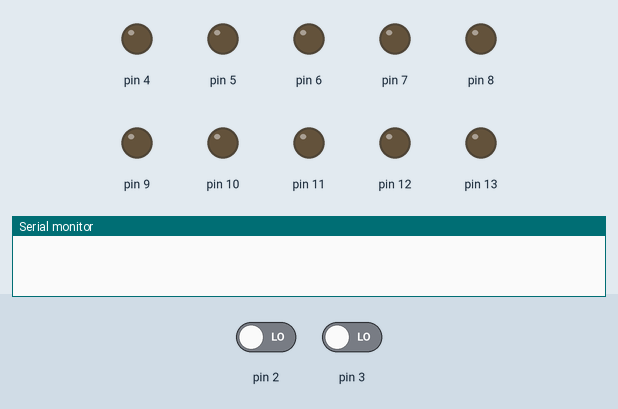
This sketch was run on a simulated Arduino Uno, built with avr-gcc and run on an emulated ATmega328P. On the bench: output pins drawn as LEDs (lit = HIGH), the last lines printed to the serial monitor. The inputs (shaded band) are chosen by the test bench; at power-on: pin 2 LOW, pin 3 LOW.

Above: at 1.2 s.
1.3 s: pin 2 driven HIGH
At 3.1 s:
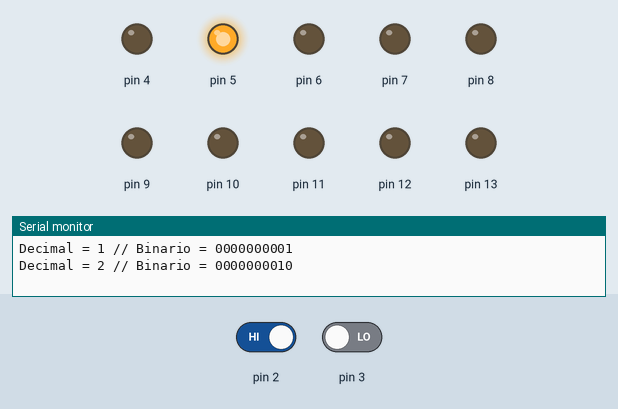
At 4.1 s:
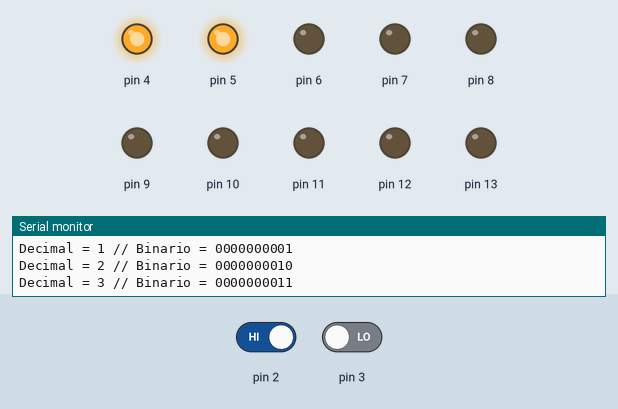
4.3 s: pin 3 driven HIGH
At 5.1 s:
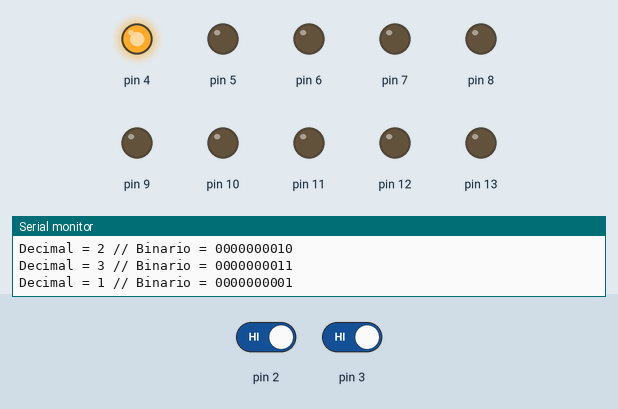
Timing chart, 0 to 25.3 s (numbered marks = the images above; inputs shaded):
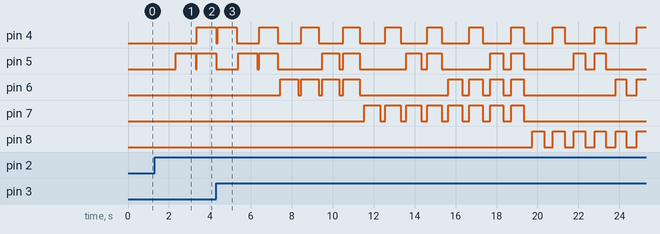

The sketch:

TP_01.ino
```cpp
// C++ code
//

#define TAM 10
#define NARANJA 4
#define BLANCO 13

//VARIABLES MILLIS.
unsigned long tiempoAhora1;
unsigned long tiempoAhora2;
unsigned long tiempo2 = 0;
unsigned long tiempo1 = 0;

void setup()
{
  Serial.begin(9600);

  for (int i = NARANJA; i < BLANCO + 1; i++)
  {
    pinMode(i, OUTPUT);
  }
  tiempoAhora1 = millis();
  tiempoAhora2 = millis();

  pinMode(3, INPUT);
  pinMode(2, INPUT);
}

// FUNCIONES
//-----------------------------------------------------------------
// ESTA FUNCION CONVIERTE UN NUMERO DECIMAL EN NUMERO BINARIO.
void decimalAbinario(int decimal, int array[], int tamanio)
{
  int numeroBinario;
  int ultimoIndice = tamanio - 1;

  while (decimal > 0)
  {
    numeroBinario = decimal % 2;
    decimal /= 2;
    array[ultimoIndice] = numeroBinario;
    ultimoIndice--;
  }
}
// FUNCION PARA MOSTRAR LOS NUMEROS DECIMALES Y BINARIOS.
void mostrarDecimalBinario(int decimal, int binario[], int tamanio)
{
  Serial.print("Decimal = ");
  Serial.print(decimal);

  Serial.print(" // Binario = ");

  for (int i = 0; i < tamanio; i++)
  {
    Serial.print(binario[i]);
  }
  Serial.println(" ");
}
// ESTA FUNCION APAGA TODOS LOS LEDS DEL CIRCUITO.
void apagarLeds()
{
  for (int i = NARANJA; i < BLANCO + 1; i++)
  {
    digitalWrite(i, LOW);
  }
}
// FUNCION PARA CARGAR ARRAY DE LEDS.
void cargarArrays(int array[], int tam)
{
  int j = 4;
  int flag = 0;
  if (flag == 0)
  {
    for (int i = tam - 1; i > -1; i--)
    {
      array[i] = j;
      j++;
    }
    flag = 1;
  }
}
// FUNCION PARA LLENAR LOS ESPACIOS DEL ARRAY CON 0.
void rellenarArrays(int binario[], int tam)
{
  for (int i = 0; tam > i; i++)
  {
    if (binario[i] != 1)
    {
      binario[i] = 0;
    }
  }
}
// ESTA FUNCION PRENDE EL LED CORRESPONDIENTE.
void prenderLed(int bin[], int array[], int tam)
{
  for (int i = tam; i > -1; i--)
  {
    if (bin[i] == 1)
    {
      digitalWrite(array[i], HIGH);
    }
  }
}

// ESTA FUNCION PONE EN 0 EL ARRAY DE BINARIOS Y DEVUELVE CERO PARA UTILIZAR CON EL CONTADOR.
  int reset (int array[], int tam)
  {
    int contador = 0;

    for (int i = 0; i < tam; i++)
    {
      array[i] = 0;
    }

    return contador;

  }

//-----------------------------------------------------------------
//  VARIABLES GENERALES.
int contador = 0;
int binario[TAM];
int arrayLeds[TAM];
int periodo = 1023;
int periodo2 = 1000;
int valorStart = 0;
int estadoAntes = 0;
int valorReset = 0;
int estadoResetAntes = 0;
//-----------------------------------------------------------------
void loop()
{
  int valorResetAhora = digitalRead(3);
  int botonAhora = digitalRead(2);

  cargarArrays(arrayLeds, TAM);

  //LOGICA BOTON RESET.
  if (valorResetAhora == 1 && estadoResetAntes == 0)
  {
    valorReset = !valorReset;
  }
  estadoResetAntes = valorResetAhora;

  //SI SE PRESIONA EL BOTON RESET.
  if (valorReset == 1)
  {
    contador =  reset(binario,TAM);
    valorReset = 0;
  }

  //LOGICA BOTON START.
  if (botonAhora == 1 && estadoAntes == 0)
  {
    valorStart = !valorStart;
  }
  estadoAntes = botonAhora;

  //SI SE PRESIONA EL BOTON START.
  if (valorStart == 1)
  {
    tiempo1 = millis();
    if (tiempo1 > (tiempoAhora1 + periodo))
    {
      contador++;
      tiempoAhora1 = millis();
      decimalAbinario(contador, binario, TAM);
      mostrarDecimalBinario(contador, binario, TAM);
      rellenarArrays(binario, TAM);
      prenderLed(binario, arrayLeds, TAM);
    }
    tiempo2 = millis();


    if (tiempo2 > (tiempoAhora2 + periodo2))
    {
      tiempoAhora2 = millis();
      apagarLeds();
    }

  }


}
```

TP_01.ino.cpp
```cpp
// C++ code
//

#define TAM 10
#define NARANJA 4
#define BLANCO 13

//VARIABLES MILLIS.
unsigned long tiempoAhora1;
unsigned long tiempoAhora2;
unsigned long tiempo2 = 0;
unsigned long tiempo1 = 0;

void setup()
{
  Serial.begin(9600);

  for (int i = NARANJA; i < BLANCO + 1; i++)
  {
    pinMode(i, OUTPUT);
  }
  tiempoAhora1 = millis();
  tiempoAhora2 = millis();

  pinMode(3, INPUT);
  pinMode(2, INPUT);
}

// FUNCIONES
//-----------------------------------------------------------------
// ESTA FUNCION CONVIERTE UN NUMERO DECIMAL EN NUMERO BINARIO.
void decimalAbinario(int decimal, int array[], int tamanio)
{
  int numeroBinario;
  int ultimoIndice = tamanio - 1;

  while (decimal > 0)
  {
    numeroBinario = decimal % 2;
    decimal /= 2;
    array[ultimoIndice] = numeroBinario;
    ultimoIndice--;
  }
}
// FUNCION PARA MOSTRAR LOS NUMEROS DECIMALES Y BINARIOS.
void mostrarDecimalBinario(int decimal, int binario[], int tamanio)
{
  Serial.print("Decimal = ");
  Serial.print(decimal);

  Serial.print(" // Binario = ");

  for (int i = 0; i < tamanio; i++)
  {
    Serial.print(binario[i]);
  }
  Serial.println(" ");
}
// ESTA FUNCION APAGA TODOS LOS LEDS DEL CIRCUITO.
void apagarLeds()
{
  for (int i = NARANJA; i < BLANCO + 1; i++)
  {
    digitalWrite(i, LOW);
  }
}
// FUNCION PARA CARGAR ARRAY DE LEDS.
void cargarArrays(int array[], int tam)
{
  int j = 4;
  int flag = 0;
  if (flag == 0)
  {
    for (int i = tam - 1; i > -1; i--)
    {
      array[i] = j;
      j++;
    }
    flag = 1;
  }
}
// FUNCION PARA LLENAR LOS ESPACIOS DEL ARRAY CON 0.
void rellenarArrays(int binario[], int tam)
{
  for (int i = 0; tam > i; i++)
  {
    if (binario[i] != 1)
    {
      binario[i] = 0;
    }
  }
}
// ESTA FUNCION PRENDE EL LED CORRESPONDIENTE.
void prenderLed(int bin[], int array[], int tam)
{
  for (int i = tam; i > -1; i--)
  {
    if (bin[i] == 1)
    {
      digitalWrite(array[i], HIGH);
    }
  }
}

// ESTA FUNCION PONE EN 0 EL ARRAY DE BINARIOS Y DEVUELVE CERO PARA UTILIZAR CON EL CONTADOR.
  int reset (int array[], int tam)
  {
    int contador = 0;

    for (int i = 0; i < tam; i++)
    {
      array[i] = 0;
    }

    return contador;

  }

//-----------------------------------------------------------------
//  VARIABLES GENERALES.
int contador = 0;
int binario[TAM];
int arrayLeds[TAM];
int periodo = 1023;
int periodo2 = 1000;
int valorStart = 0;
int estadoAntes = 0;
int valorReset = 0;
int estadoResetAntes = 0;
//-----------------------------------------------------------------
void loop()
{
  int valorResetAhora = digitalRead(3);
  int botonAhora = digitalRead(2);

  cargarArrays(arrayLeds, TAM);

  //LOGICA BOTON RESET.
  if (valorResetAhora == 1 && estadoResetAntes == 0)
  {
    valorReset = !valorReset;
  }
  estadoResetAntes = valorResetAhora;

  //SI SE PRESIONA EL BOTON RESET.
  if (valorReset == 1)
  {
    contador =  reset(binario,TAM);
    valorReset = 0;
  }

  //LOGICA BOTON START.
  if (botonAhora == 1 && estadoAntes == 0)
  {
    valorStart = !valorStart;
  }
  estadoAntes = botonAhora;

  //SI SE PRESIONA EL BOTON START.
  if (valorStart == 1)
  {
    tiempo1 = millis();
    if (tiempo1 > (tiempoAhora1 + periodo))
    {
      contador++;
      tiempoAhora1 = millis();
      decimalAbinario(contador, binario, TAM);
      mostrarDecimalBinario(contador, binario, TAM);
      rellenarArrays(binario, TAM);
      prenderLed(binario, arrayLeds, TAM);
    }
    tiempo2 = millis();


    if (tiempo2 > (tiempoAhora2 + periodo2))
    {
      tiempoAhora2 = millis();
      apagarLeds();
    }

  }


}
```

Measured:
- after the input at 1.3 s, pin 4: LOW → HIGH after 2.0 s; pin 5: LOW → HIGH after 1.0 s, → LOW 0.98 s later, → HIGH 0.05 s later
- by itself, pin 6: moves between LOW and HIGH, repeating every 8.1 s
